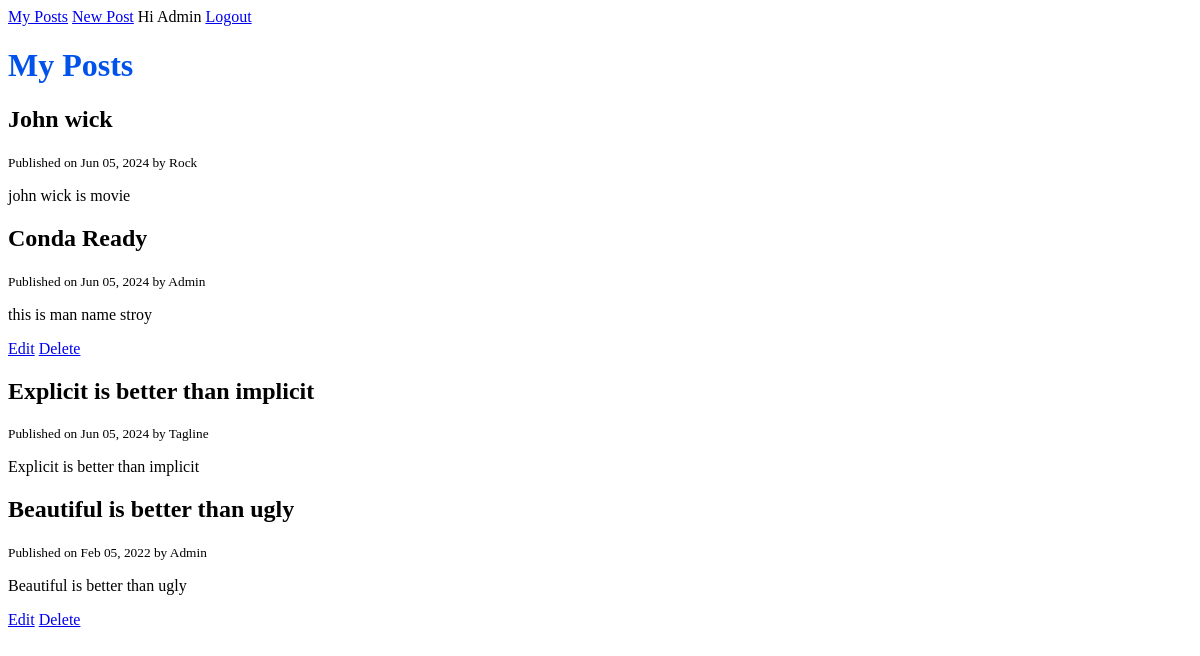
The app's page / (signed in) with its own data.
### blog/models.py (models this page shows, shortened)
class Post(models.Model):
    title = models.CharField(max_length=120)
    content = models.TextField()
    published_at = models.DateTimeField(default=timezone.now())
    author = models.ForeignKey(User, on_delete=models.CASCADE)
    class Meta:
        ordering = ['-published_at']

### blog/views.py (the view)
# urls.py: path('', views.home, name='posts'),
def home(request):
    posts = Post.objects.all()
    context = {'posts': posts}
    return render(request, 'blog/home.html', context)

### blog/templates/blog/home.html
{% extends 'base.html' %}
{% block content %}
<h1>My Posts</h1>
	{% for post in posts %}
		<h2>{{ post.title }}</h2>
		<small>Published on {{ post.published_at | date:"M d, Y" }} by {{ post.author | title}}</small>
		<p>{{ post.content }}</p>
		{% if request.user.is_authenticated and request.user == post.author %}
		<p>
			<a href="{% url 'post-edit' post.id %}">Edit</a>
			<a href="{% url 'post-delete' post.id%}">Delete</a>
		</p>
		{% endif %}
	{% endfor %}
{% endblock content %}

### templates/base.html (shortened to what this page needs)
{%load static %}
<!DOCTYPE html>
<html lang="en">
  <head>
    <link rel="stylesheet" href="{% static 'css/style.css' %}" />
  </head>
  <body>
    <header>
  		{%if request.user.is_authenticated %}
        <a href="{% url 'posts' %}">My Posts</a>
        <a href="{% url 'post-create' %}">New Post</a>
  			<span>Hi {{ request.user.username | title }}</span>
  			<a href="{% url 'logout' %}">Logout</a>
  		{%else%}
  			<a href="{% url 'login' %}">Login</a>
  			<a href="{% url 'register' %}">Register</a>
  		{%endif%}
  	</header>
    <main>
	    {%block content%}
	    {%endblock content%}
  	</main>
    </body>
</html>

### static/css/style.css (style rules this page uses)
h1 { color:#0052EA }

### records on screen
Post: title "John wick", published_at "Jun 05, 2024", author "Rock", content "john wick is movie"
Post: title "Conda Ready", published_at "Jun 05, 2024", author "Admin", content "this is man name stroy", shows "Edit"
Post: title "Explicit is better than implicit", published_at "Jun 05, 2024", author "Tagline", content "Explicit is better than implicit"
Post: title "Beautiful is better than ugly", published_at "Feb 05, 2022", author "Admin", content "Beautiful is better than ugly", shows "Edit"

### other values on screen
{{ request.user.username | title }} "Admin"
